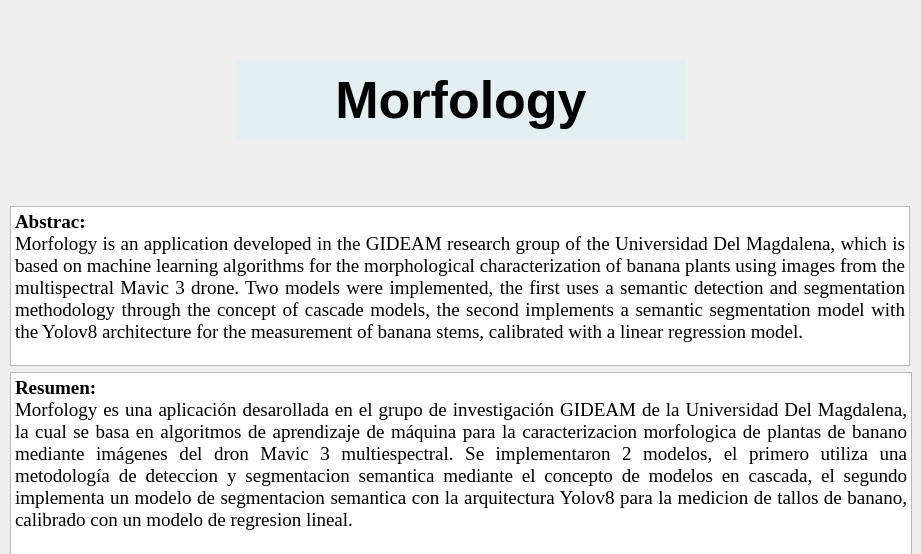
         <widget class="QWidget" name="p_home">
          <property name="sizePolicy">
           <sizepolicy hsizetype="Preferred" vsizetype="Preferred">
            <horstretch>0</horstretch>
            <verstretch>0</verstretch>
           </sizepolicy>
          </property>
          <property name="maximumSize">
           <size>
            <width>16777215</width>
            <height>554</height>
           </size>
          </property>
          <widget class="QWidget" name="layoutWidget">
           <property name="geometry">
            <rect>
             <x>10</x>
             <y>0</y>
             <width>902</width>
             <height>603</height>
            </rect>
           </property>
           <layout class="QVBoxLayout" name="verticalLayout_12">
            <item>
             <layout class="QHBoxLayout" name="horizontalLayout_10">
              <property name="spacing">
               <number>0</number>
              </property>
              <item>
               <widget class="QLabel" name="label_5">
                <property name="sizePolicy">
                 <sizepolicy hsizetype="Preferred" vsizetype="Maximum">
                  <horstretch>0</horstretch>
                  <verstretch>0</verstretch>
                 </sizepolicy>
                </property>
                <property name="minimumSize">
                 <size>
                  <width>200</width>
                  <height>200</height>
                 </size>
                </property>
                <property name="maximumSize">
                 <size>
                  <width>200</width>
                  <height>200</height>
                 </size>
                </property>
                <property name="styleSheet">
                 <string notr="true">QLabel{
	background-color:rgba(0, 0, 0,0)
}</string>
                </property>
                <property name="frameShape">
                 <enum>QFrame::NoFrame</enum>
                </property>
                <property name="text">
                 <string/>
                </property>
                <property name="pixmap">
                 <pixmap>:/iconos/gideam-removebg-preview.png</pixmap>
                </property>
                <property name="scaledContents">
                 <bool>true</bool>
                </property>
               </widget>
              </item>
              <item>
               <widget class="QLabel" name="label">
                <property name="sizePolicy">
                 <sizepolicy hsizetype="Maximum" vsizetype="Maximum">
                  <horstretch>0</horstretch>
                  <verstretch>0</verstretch>
                 </sizepolicy>
                </property>
                <property name="minimumSize">
                 <size>
                  <width>450</width>
                  <height>80</height>
                 </size>
                </property>
                <property name="maximumSize">
                 <size>
                  <width>450</width>
                  <height>80</height>
                 </size>
                </property>
                <property name="font">
                 <font>
                  <pointsize>39</pointsize>
                  <bold>true</bold>
                 </font>
                </property>
                <property name="layoutDirection">
                 <enum>Qt::LeftToRight</enum>
                </property>
                <property name="autoFillBackground">
                 <bool>false</bool>
                </property>
                <property name="styleSheet">
                 <string notr="true">QLabel{
	background-color:rgba(181, 239, 255,0.2)
	
}

</string>
                </property>
                <property name="text">
                 <string>Morfology</string>
                </property>
                <property name="alignment">
                 <set>Qt::AlignCenter</set>
                </property>
               </widget>
              </item>
              <item>
               <widget class="QLabel" name="label_10">
                <property name="sizePolicy">
                 <sizepolicy hsizetype="Preferred" vsizetype="Maximum">
                  <horstretch>0</horstretch>
                  <verstretch>0</verstretch>
                 </sizepolicy>
                </property>
                <property name="minimumSize">
                 <size>
                  <width>200</width>
                  <height>200</height>
                 </size>
                </property>
                <property name="maximumSize">
                 <size>
                  <width>200</width>
                  <height>200</height>
                 </size>
                </property>
                <property name="styleSheet">
                 <string notr="true">QLabel{
	background-color:rgba(0, 0, 0,0)
}</string>
                </property>
                <property name="frameShape">
                 <enum>QFrame::NoFrame</enum>
                </property>
                <property name="text">
                 <string/>
                </property>
                <property name="pixmap">
                 <pixmap>:/iconos/escudo_u.png</pixmap>
                </property>
                <property name="scaledContents">
                 <bool>true</bool>
                </property>
               </widget>
              </item>
             </layout>
            </item>
            <item>
             <widget class="QTextBrowser" name="textBrowser_2">
              <property name="sizePolicy">
               <sizepolicy hsizetype="Maximum" vsizetype="Maximum">
                <horstretch>0</horstretch>
                <verstretch>0</verstretch>
               </sizepolicy>
              </property>
              <property name="maximumSize">
               <size>
                <width>900</width>
                <height>160</height>
               </size>
              </property>
              <property name="font">
               <font>
                <family>Times New Roman</family>
                <pointsize>12</pointsize>
               </font>
              </property>
              <property name="html">
               <string>&lt;!DOCTYPE HTML PUBLIC &quot;-//W3C//DTD HTML 4.0//EN&quot; &quot;http://www.w3.org/TR/REC-html40/strict.dtd&quot;&gt;
&lt;html&gt;&lt;head&gt;&lt;meta name=&quot;qrichtext&quot; content=&quot;1&quot; /&gt;&lt;meta charset=&quot;utf-8&quot; /&gt;&lt;style type=&quot;text/css&quot;&gt;
p, li { white-space: pre-wrap; }
hr { height: 1px; border-width: 0; }
li.unchecked::marker { content: &quot;\2610&quot;; }
li.checked::marker { content: &quot;\2612&quot;; }
&lt;/style&gt;&lt;/head&gt;&lt;body style=&quot; font-family:'Times New Roman'; font-size:12pt; font-weight:400; font-style:normal;&quot;&gt;
&lt;p align=&quot;justify&quot; style=&quot; margin-top:0px; margin-bottom:0px; margin-left:0px; margin-right:0px; -qt-block-indent:0; text-indent:0px;&quot;&gt;&lt;span style=&quot; font-family:'MS Shell Dlg 2'; font-size:14pt; font-weight:600; color:#000000;&quot;&gt;Abstrac:&lt;/span&gt;&lt;/p&gt;
&lt;p align=&quot;justify&quot; style=&quot; margin-top:0px; margin-bottom:0px; margin-left:0px; margin-right:0px; -qt-block-indent:0; text-indent:0px;&quot;&gt;&lt;span style=&quot; font-family:'MS Shell Dlg 2','sans-serif'; font-size:14pt; color:#000000;&quot;&gt;Morfology is an application developed in the GIDEAM research group of the Universidad Del Magdalena, which is based on machine learning algorithms for the morphological characterization of banana plants using images from the multispectral Mavic 3 drone. Two models were implemented, the first uses a semantic detection and segmentation methodology through the concept of cascade models, the second implements a semantic segmentation model with the Yolov8 architecture for the measurement of banana stems, calibrated with a linear regression model. &lt;/span&gt;&lt;/p&gt;&lt;/body&gt;&lt;/html&gt;</string>
              </property>
             </widget>
            </item>
            <item>
             <widget class="QTextBrowser" name="textBrowser">
              <property name="font">
               <font>
                <family>Times New Roman</family>
                <pointsize>10</pointsize>
               </font>
              </property>
              <property name="html">
               <string>&lt;!DOCTYPE HTML PUBLIC &quot;-//W3C//DTD HTML 4.0//EN&quot; &quot;http://www.w3.org/TR/REC-html40/strict.dtd&quot;&gt;
&lt;html&gt;&lt;head&gt;&lt;meta name=&quot;qrichtext&quot; content=&quot;1&quot; /&gt;&lt;meta charset=&quot;utf-8&quot; /&gt;&lt;style type=&quot;text/css&quot;&gt;
p, li { white-space: pre-wrap; }
hr { height: 1px; border-width: 0; }
li.unchecked::marker { content: &quot;\2610&quot;; }
li.checked::marker { content: &quot;\2612&quot;; }
&lt;/style&gt;&lt;/head&gt;&lt;body style=&quot; font-family:'Times New Roman'; font-size:10pt; font-weight:400; font-style:normal;&quot;&gt;
&lt;p align=&quot;justify&quot; style=&quot; margin-top:0px; margin-bottom:0px; margin-left:0px; margin-right:0px; -qt-block-indent:0; text-indent:0px;&quot;&gt;&lt;span style=&quot; font-family:'MS Shell Dlg 2'; font-size:14pt; font-weight:600;&quot;&gt;Resumen:&lt;/span&gt;&lt;/p&gt;
&lt;p align=&quot;justify&quot; style=&quot; margin-top:0px; margin-bottom:0px; margin-left:0px; margin-right:0px; -qt-block-indent:0; text-indent:0px;&quot;&gt;&lt;span style=&quot; font-family:'MS Shell Dlg 2'; font-size:14pt;&quot;&gt;Morfology es una aplicación desarollada en el grupo de investigación GIDEAM de la Universidad Del Magdalena, la cual se basa en algoritmos de aprendizaje de máquina para la caracterizacion morfologica de plantas de banano mediante imágenes del dron Mavic 3 multiespectral. Se implementaron 2 modelos, el primero utiliza una metodología de deteccion y segmentacion semantica mediante el concepto de modelos en cascada, el segundo implementa un modelo de segmentacion semantica con la arquitectura Yolov8 para la medicion de tallos de banano, calibrado con un modelo de regresion lineal.  &lt;/span&gt;&lt;/p&gt;&lt;/body&gt;&lt;/html&gt;</string>
              </property>
             </widget>
            </item>
           </layout>
          </widget>
         </widget>
